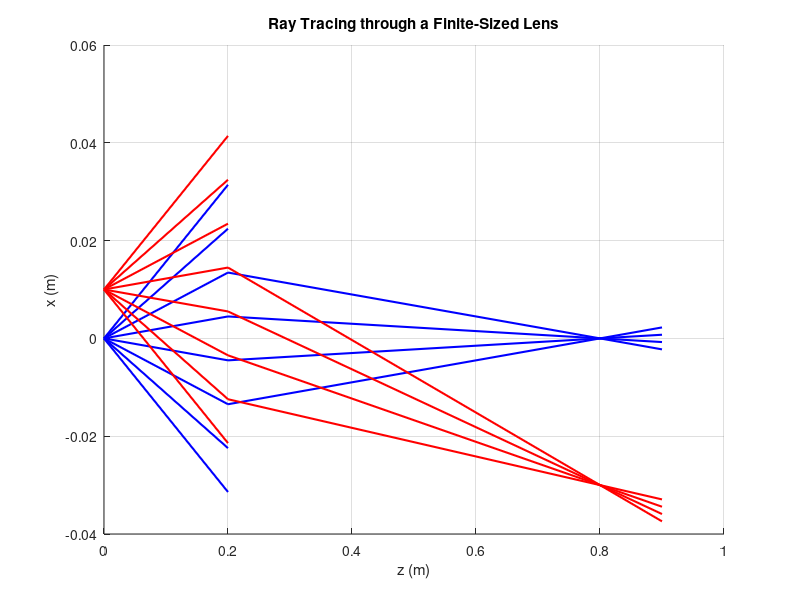

Reproduce this figure in MATLAB.
%%Part1_CS3%%

clear;
close all;

% distance in meters before lens
d1 = 0.2;
% distance in meters after lens
d2 = 0.7;  

% lens focal length in meters
f = 0.150;
% lens radius in meters
r_lens = 0.020; 

theta_x_range = linspace(-pi/20, pi/20, 8); % range of angles for theta_x

% y-coordinate fixed at 0
y = 0;
% theta_y fixed at 0
theta_y = 0; 

% points
points = [0, 10];
points = points / 1000; % convert to meters

% propagation matrix before lens
M_d1 = [1 d1 0 0; 0 1 0 0; 0 0 1 d1; 0 0 0 1];

% Lens matrix
M_f = [1 0 0 0; -1/f 1 0 0; 0 0 1 0; 0 0 -1/f 1];

% propagation matrix after lens
M_d2 = [1 d2 0 0; 0 1 0 0; 0 0 1 d2; 0 0 0 1];

% Initialize a counter for the ray index
ray_index = 0;

figure;
hold on;
xlabel('z (m)');
ylabel('x (m)');
title('Ray Tracing through a Finite-Sized Lens');
grid on;

% loop over each point and each angle
for i = points
    for theta_x = theta_x_range
        % Increment ray index
        ray_index = ray_index + 1;

        % initial ray vector
        ray_in = [i; theta_x; y; theta_y];
        
        % calc output ray after d1
        ray_mid = M_d1 * ray_in;

        % check to see if ray passes through lens
        if abs(ray_mid(1)) <= r_lens
            % if ray passes through lens and travels d2
            ray_out = M_d2 * M_f * ray_mid;
        else
            % ray misses the lens and doesnt propagate further
            ray_out = ray_mid;
        end

        if ray_index <= 8
            color = 'b';
        else
            color = 'r';
        end

        % plot ray trajectory before lens with color
        plot([0, d1], [ray_in(1), ray_mid(1)], color, 'LineWidth', 1.5);

        % plot ray trajectory after lens if it passes through with color 
        if abs(ray_mid(1)) <= r_lens
            plot([d1, d1 + d2], [ray_mid(1), ray_out(1)], color, 'LineWidth', 1.5);
        end
    end
end
